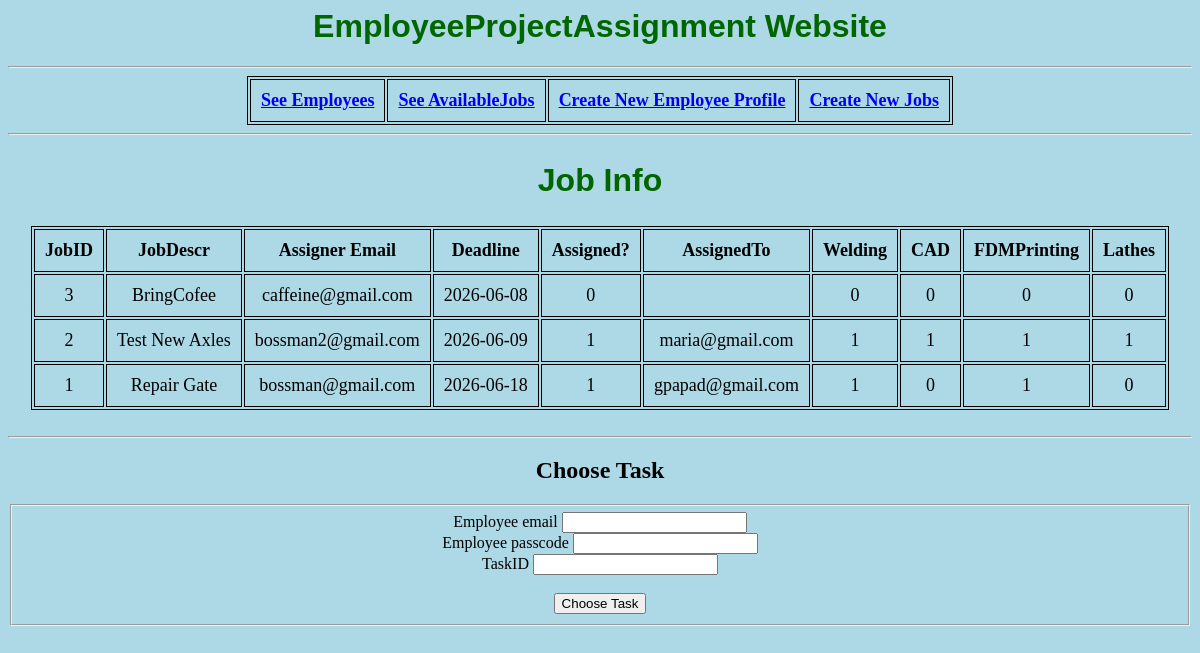
The page /JobTables.php on the database its author committed.
### tables this page shows
CREATE TABLE `jobinfo` (
  `JobID` int(11) NOT NULL,
  `JobDescr` text NOT NULL,
  `Assigneremail` text NOT NULL,
  `Assigned` tinyint(4) NOT NULL,
  `AssignedToemail` text NOT NULL,
  `Deadline` date NOT NULL,
  `Welding` tinyint(4) NOT NULL,
  `FDMPrinting` tinyint(4) NOT NULL,
  `CAD` tinyint(4) NOT NULL,
  `Lathes` tinyint(4) NOT NULL
);

### JobTables.php (the view, shortened to what this page needs)
<html>
<body style="background-color:lightblue"
<head>
    <h1><center>EmployeeProjectAssignment Website</center></h1>
</head>
<hr>
<body>
<table>
    <thead>
        <tr>
            <th><a href="http://localhost/EmployeeProjAssignment/index.php" target="_self"> See Employees  </a> </th>
            <th><a href="http://localhost/EmployeeProjAssignment/JobTables.php" target="_self"> See AvailableJobs  </a> </th>
            <th><a href="http://localhost/EmployeeProjAssignment/Sign_Up.html" target="_self"> Create New Employee Profile </a> </th>
            <th><a href="http://localhost/EmployeeProjAssignment/Sign_in.php" target="_self"> Create New Jobs  </a> </th>
        </tr>
</table>
</body>
<hr>
<body>
    <section>
        <h1>Job Info</h1>
        <table>
            <tr>
                <th>JobID</th>
                <th>JobDescr</th>
                <th>Assigner Email</th>
                <th>Deadline</th>
                <th>Assigned?</th>
                <th>AssignedTo</th>
                <th>Welding</th>
                <th>CAD</th>
                <th>FDMPrinting</th>
                <th>Lathes</th>
            </tr>
            <?php
            $servername = "localhost";
            $username = "root";
            $password = "";
            $dbname = "employeeassignmentproject";
                 $conn = new mysqli($servername,$username,$password, $dbname);
                    $sql = " SELECT * FROM jobinfo ORDER BY JobID DESC ";
                    $result = $conn->query($sql);
                    while($rows=$result->fetch_assoc()){
                    ?>
                    <tr>
                        <td><?php echo $rows['JobID'];?></td>
                        <td><?php echo $rows['JobDescr'];?></td>
                        <td><?php echo $rows['Assigneremail'];?></td>
                        <td><?php echo $rows['Deadline'];?></td>
                        <td><?php echo $rows['Assigned'];?></td>
                        <td><?php echo $rows['AssignedToemail'];?></td>
                        <td><?php echo $rows['Welding'];?></td>
                        <td><?php echo $rows['FDMPrinting'];?></td>
                        <td><?php echo $rows['Lathes'];?></td>
                        <td><?php echo $rows['CAD'];?></td>
                    </tr>
                    <?php
                    }
                ?>
        </table>
    </section>
</body>
<br>
<hr>
    <center><h2><b>Choose Task</b></h2>
        <form method="POST" action="TaskPickerLogic.php">
            <fieldset>
             <label for = "email"> Employee email </label>
             <input type="text" id="email" name="email" required />
                 <br>
             <label for = "passcode"> Employee passcode </label>
             <input type="text" id="passcode" name="passcode" required />
                 <br>
             <label for = "id"> TaskID</label>
             <input type="number" id="id" name="id" required />
                 <br>
                <br>
                    <input type="submit" value="Choose Task" />
                <br>
    </center>
  </body>
 </html>

### JobTables.php (style rules this page uses)
table { margin: 0 auto; font-size: large; border: 1px solid black; }
h1 { text-align: center; color: #006600; font-size: xx-large; font-family: 'Arial'; }
td { background-color:whi; border: 1px solid black; }
th, td { font-weight: bold; border: 1px solid black; padding: 10px; text-align: center; }
td { font-weight: lighter; }

### rows shown on the page
jobinfo: JobID "3", JobDescr "BringCofee", Assigneremail "caffeine@gmail.com", Deadline "2026-06-08", Assigned "0", Welding "0", FDMPrinting "0", Lathes "0", CAD "0"
jobinfo: JobID "2", JobDescr "Test New Axles", Assigneremail "bossman2@gmail.com", Deadline "2026-06-09", Assigned "1", AssignedToemail "maria@gmail.com", Welding "1", FDMPrinting "1", Lathes "1", CAD "1"
jobinfo: JobID "1", JobDescr "Repair Gate", Assigneremail "bossman@gmail.com", Deadline "2026-06-18", Assigned "1", AssignedToemail "gpapad@gmail.com", Welding "1", FDMPrinting "0", Lathes "1", CAD "0"
